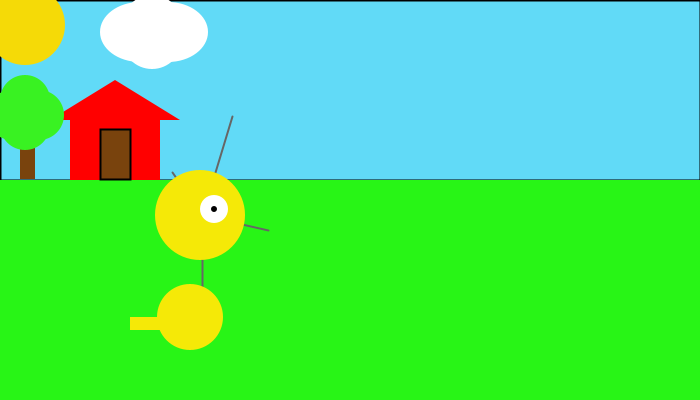
Frame 1 (no input)
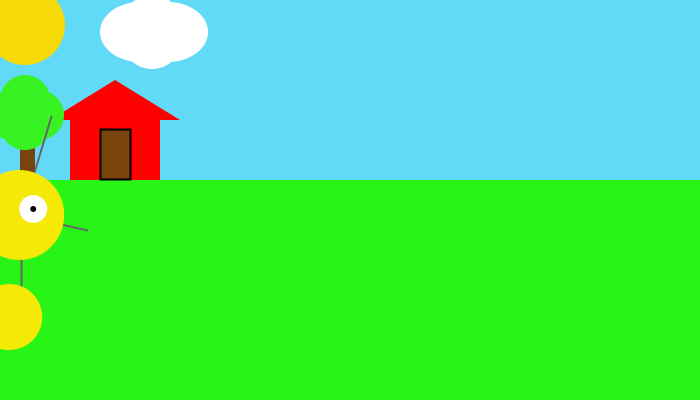
Frame 60 (the mouse pressed at the canvas centre just before this capture)
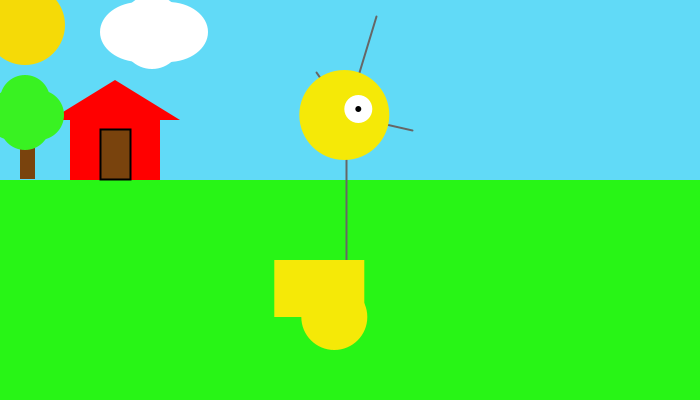
Frame 120 (the mouse held since frame 60 and released just before this capture)

The Processing sketch that drew these frames (run headless with seeded random() and noise(); from frame 60 on, the mouse is pressed at the canvas centre):

// Processing sketch: processing_37216
// ── processing_37216.pde

float x = 200;          // X-coordinate
float y = 350;         // Y-coordinate
int radius = 45;       // Head Radius
int bodyHeight = 160;  // Body Height
int neckHeight = 70;   // Neck Height
 
float easing = 0.050;


 
void setup() {
  size(700, 400);
  background(97, 218, 247);
  smooth();
  strokeWeight(2);
  ellipseMode(RADIUS);
}
 
void draw() {
   
  int targetX = mouseX;
  x += (targetX - x) * easing;
     
  if (mousePressed) {
    neckHeight = 100;
    bodyHeight = 90;
  } else {
    neckHeight = 70;
    bodyHeight = 20;
  }
   
  float ny = y - bodyHeight - neckHeight - radius;
   fill (97, 218, 247);
   rect(0,0,700,180);
    fill(40,245,22);
  noStroke();
  rect(0,180,700,400);
  fill(245,218,7); 
  ellipse(25,25,40,40);
fill(255,0,0);
rect(70,120,90,60);
triangle(50,120,115,80,180,120);
fill(121,67,13);
stroke(0);
rect(100,129,30,50);
noStroke();
rect(20,129,15,50);
fill(57,242,34);
ellipse(25,125,25,25);
ellipse(12,115,25,25);
ellipse(39,115,25,25);
ellipse(25,100,25,25);
fill(255);
ellipse(152,25,30,30);
ellipse(140,32,40,30);
ellipse(168,32,40,30);
ellipse(152,39,30,30);
   
  // Neck
  stroke(102);
  line(x+12, y-bodyHeight, x+12, ny);
 
  // Antennae
  line(x+12, ny, x-18, ny-43);
  line(x+12, ny, x+42, ny-99);
  line(x+12, ny, x+78, ny+15);
 
  // Body
  noStroke();
  fill(245, 233, 7);
  ellipse(x, y-33, 33, 33);
  fill(245, 233, 7);
  rect(x-60, y-bodyHeight, 90, bodyHeight-33);
 
  // Head
  fill(245, 233, 7);
  ellipse(x+10, ny, radius, radius);
  fill(255);
  ellipse(x+24, ny-6, 14, 14);
  fill(0);
  ellipse(x+24, ny-6, 3, 3);
  fill(245, 233, 7);
}
          
                
